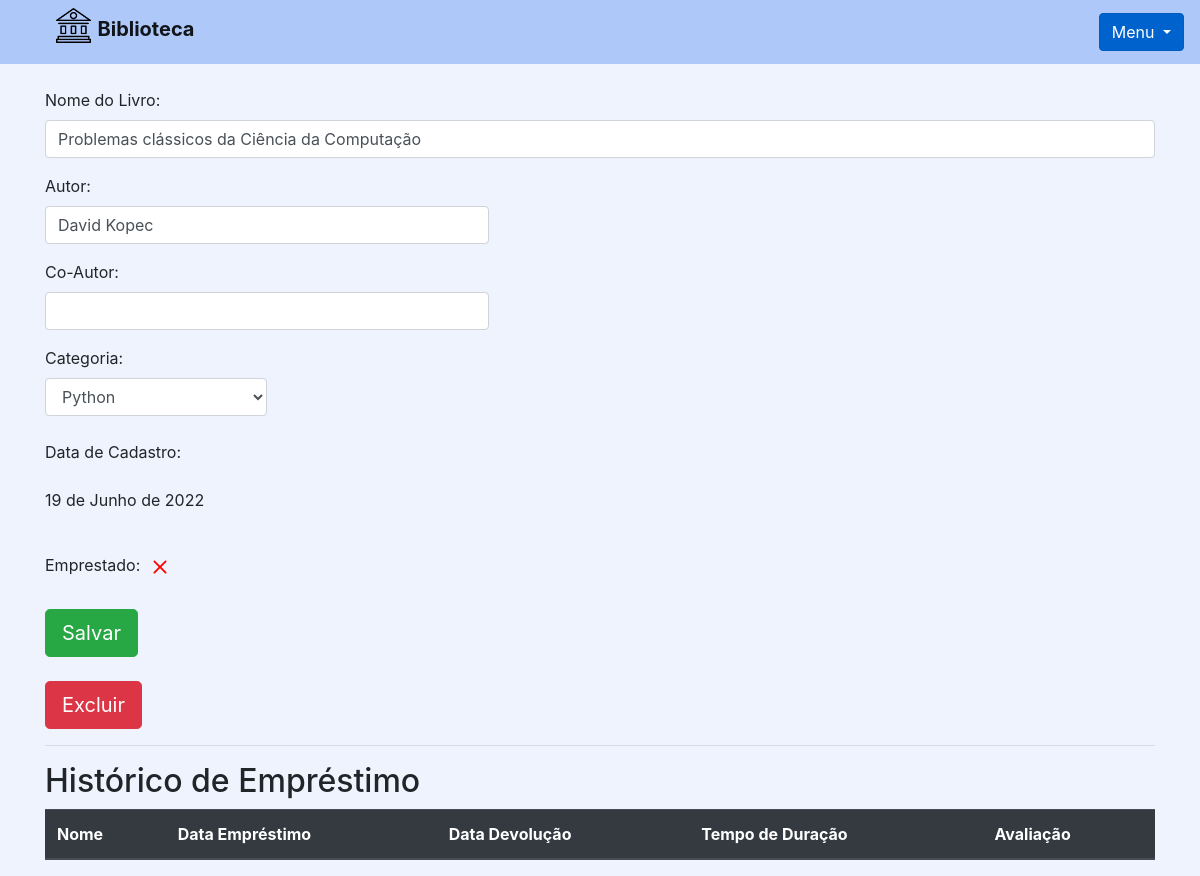
Screenshot of /livro/ver_livro/2 (signed in) with the database file from the repository.
### livro/models.py (models this page shows, shortened)
class Livros(models.Model):
    img = models.ImageField(upload_to='capa_livro', null=True, blank=True, default='capa_livro/img.jpg')
    nome = models.CharField(max_length=100)
    autor = models.CharField(max_length=30)
    co_autor = models.CharField(max_length=30, blank=True)
    data_cadastro = models.DateField(default = date.today)
    emprestado = models.BooleanField(default=False)
    categoria = models.ForeignKey(Categoria, on_delete=models.DO_NOTHING)
    usuario = models.ForeignKey(Usuario, on_delete=models.DO_NOTHING)
    class Meta:
        verbose_name = 'livro'

### livro/views.py (the view)
# urls.py: path('ver_livro/<int:id>', views.ver_livros, name ='ver_livros' ),
def ver_livros(request, id):
    if request.session.get('usuario'):
        livro = Livros.objects.get(id = id)
        if request.session.get('usuario') == livro.usuario.id:
            usuario = Usuario.objects.get(id=request.session['usuario'])
            categoria_livro = Categoria.objects.filter(usuario=request.session.get('usuario'))
            emprestimos = Emprestimos.objects.filter(livro = livro)
            form = CadastroLivro()
            form.fields['usuario'].initial = request.session['usuario']
            form.fields['categoria'].queryset = Categoria.objects.filter(usuario=usuario)
            form_categoria = CategoriaLivro()
            usuarios = Usuario.objects.all()
            livros = Livros.objects.filter(usuario_id=request.session.get('usuario'))
            livros_emprestar = Livros.objects.filter(usuario=usuario).filter(emprestado=False)
            livros_emprestados = Livros.objects.filter(usuario=usuario).filter(emprestado = True)
            return render(request, 'ver_livro.html',{'livro': livro,
                                                    'categoria_livro':categoria_livro,
                                                    'emprestimos':emprestimos,
                                                    'usuario_logado': request.session.get('usuario'),
                                                    'form': form,
                                                    'id_livro': id,
                                                    'form_categoria': form_categoria,
                                                    'usuarios':usuarios,
                                                    'livros_emprestar':livros_emprestar,
                                                    'livros_emprestados':livros_emprestados,})
        else:
            return HttpResponse('Esse livro nao é seu')
    return redirect('/auth/login/?status=2')

### livro/forms.py
class CadastroLivro(forms.ModelForm):
    class Meta:
        model = Livros
        fields = "__all__"
    def __init__(self, *args, **kwargs):
        super().__init__(*args, **kwargs)
        self.fields['usuario'].widget = forms.HiddenInput()

class CategoriaLivro(forms.Form):
    nome = forms.CharField(max_length=30)
    descricao = forms.CharField(max_length=100)
    def __init__(self, *args, **kwargs):
        super().__init__(*args, **kwargs)
        self.fields['descricao'].widget = forms.Textarea()

### livro/models.py (called while the page is built)
    def __str__(self) -> str:
        return self.nome

### livro/templates/ver_livro.html (shortened to what this page needs)
{% extends 'base.html' %}
{% load filtros %}
{% block 'conteudo' %}
<div class="container">
    <br>
    <form action="{% url 'alterar_livro' %}" method="POST">
        <p>
            <label>Nome do Livro: </label>
            <input class="form-control" type="text" value="{{livro.nome}}" name="nome_livro">
        </p>
        <p>
            <label>Autor: </label>
            <input style="width:40%" class="form-control" type="text" value="{{livro.autor}}" name="autor">
        </p>
        <p>
            <label>Co-Autor: </label>
            <input style="width:40%" class="form-control" type="text" value="{{livro.co_autor}}" name="co_autor">
        </p>
        <label>Categoria: </label>
        <select style="width:20%" class="form-control" name="categoria_id">
            {% for i in categoria_livro %}
            {% if livro.categoria.nome == i.nome %}
            <option value="{{i.id}}" selected>{{i}}</option>
            {% else %}
            <option value="{{i.id}}">{{i}}</option>
            {% endif %}
            {% endfor %}
        </select>
        <br>
        <p>
            <label display="inline-block">Data de Cadastro: </label>
        <p>{{livro.data_cadastro}}</p>
        </p>
        <br>
        <label>Emprestado: </label>
        <br>
        <br>
        <input type="submit" class="btn btn-success btn-lg" value="Salvar">
        <br>
        <br>
    </form>
    <button type="button" class="btn btn-danger btn-lg" data-toggle="modal" data-target="#exampleModal2">
        Excluir
    </button>
    <hr>
    <h2>Histórico de Empréstimo</h2>
    <table class="table table-striped table-dark">
        <thead>
            <tr>
                <th scope="col">Nome</th>
                <th scope="col">Data Empréstimo</th>
                <th scope="col">Data Devolução</th>
                <th scope="col">Tempo de Duração</th>
                <th scope="col">Avaliação</th>
            </tr>
        </thead>
    </table>
</div>
{% endblock %}

### rows the page displays
Livros: nome_livro "Problemas clássicos da Ciência da Computação", autor "David Kopec", data_cadastro "19 de Junho de 2022"

### other values shown
form field categoria_id "Python"
